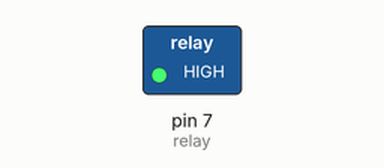
A sketch run on a simulated Arduino Uno, built with avr-gcc and run on an emulated ATmega328P. Parts: switched loads named in the sketch (green lamp = pin HIGH).

Above: at 0.1 s.
Timing chart, 0 to 1.6 s (numbered marks = the images above):
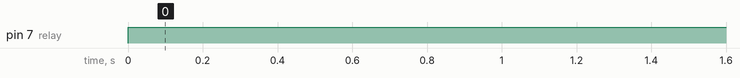

The sketch:

Motor_relay.ino
```cpp
int relay = 7;

void setup() {
   pinMode(relay, OUTPUT);
   Serial.begin(9600);

}

void loop() {

  digitalWrite(relay, HIGH);

}
```

Measured:
- by itself, pin 7 (relay): LOW → HIGH at 0.00 s
